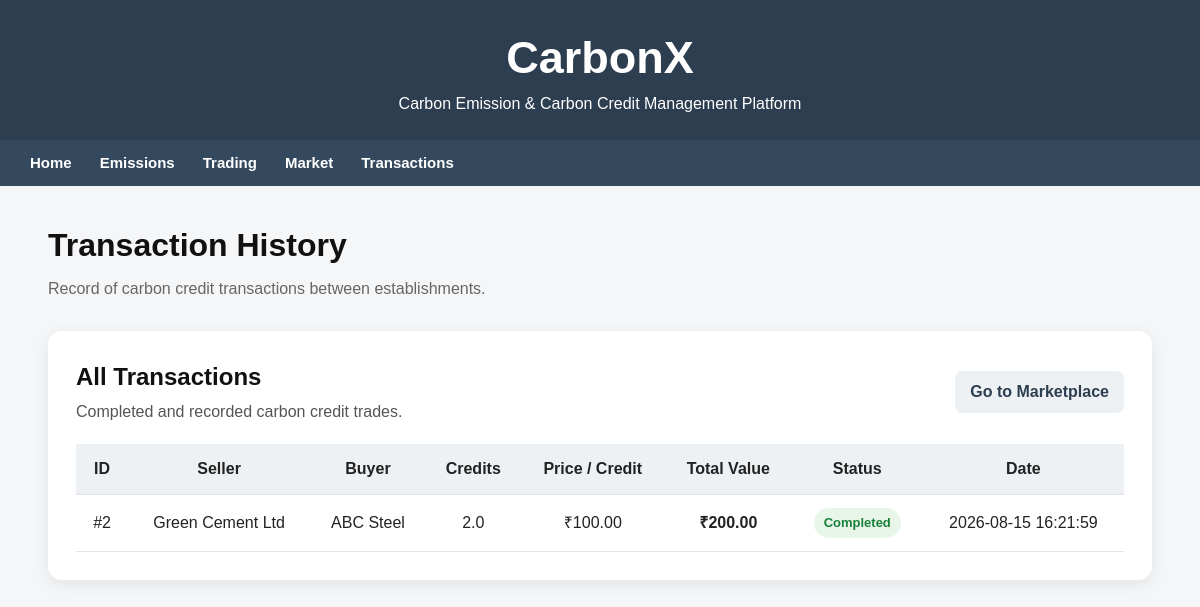
Page /transactions on the earlier database version.
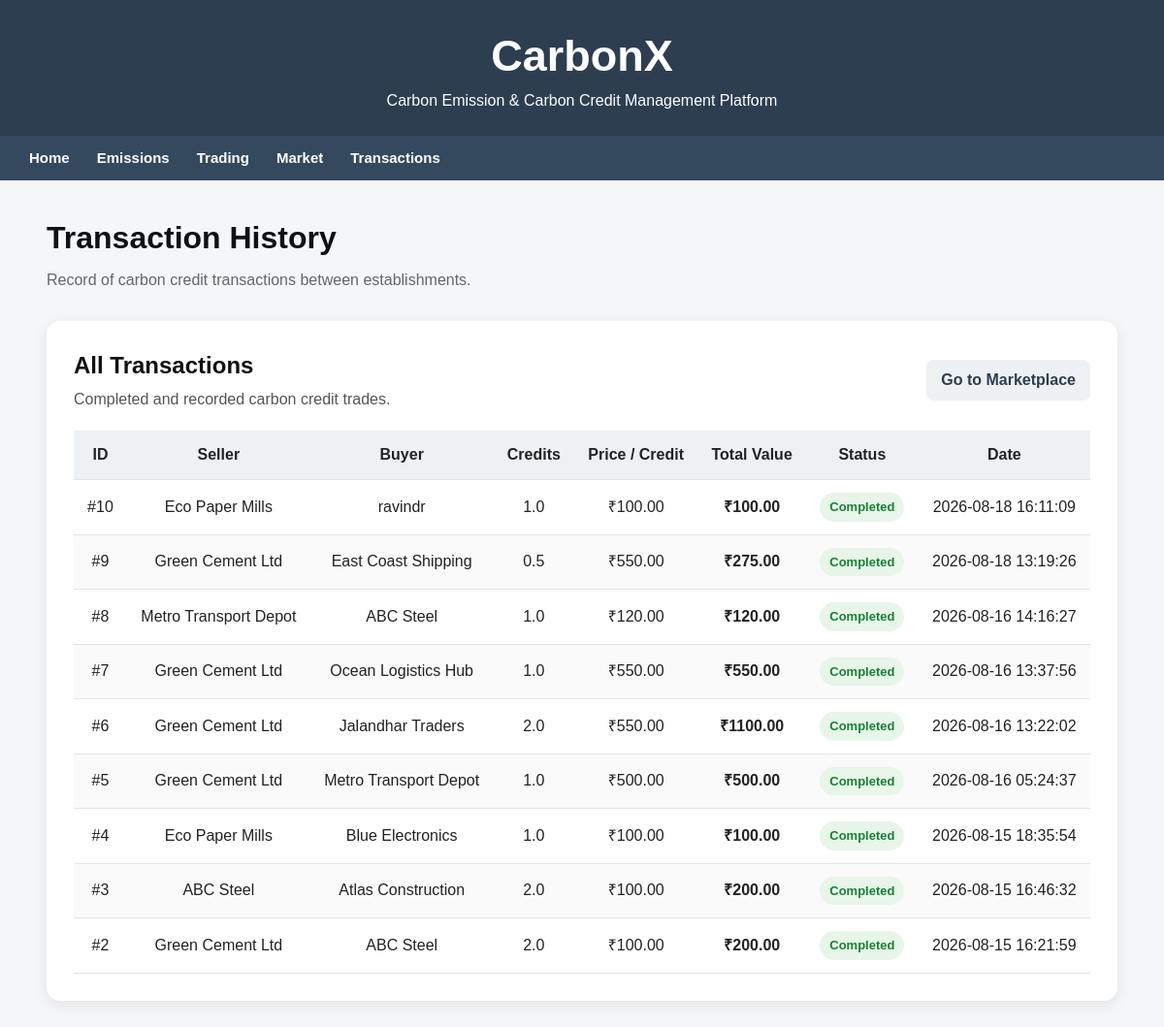
Same page on the later database version.
### tables this page shows
CREATE TABLE Credit_Transaction (transaction_id INTEGER PRIMARY KEY AUTOINCREMENT, seller_est_id INTEGER NOT NULL, buyer_est_id INTEGER NOT NULL, credit_amount REAL NOT NULL CHECK(credit_amount > 0), price_per_credit REAL NOT NULL CHECK(price_per_credit >= 0), total_amount REAL NOT NULL CHECK(total_amount >= 0), status TEXT NOT NULL DEFAULT 'Completed', created_at TEXT DEFAULT CURRENT_TIMESTAMP, FOREIGN KEY(seller_est_id) REFERENCES Establishment(est_id), FOREIGN KEY(buyer_est_id) REFERENCES Establishment(est_id), CHECK(seller_est_id <> buyer_est_id));

CREATE TABLE Establishment (    est_id INTEGER PRIMARY KEY AUTOINCREMENT,    est_name TEXT NOT NULL,    est_type TEXT,    location TEXT);

### app.py (the view)
@app.route("/transactions")
def transactions():
    conn = get_db()
    transactions = conn.execute("""
        SELECT ct.transaction_id,
               s.est_name AS seller,
               b.est_name AS buyer,
               ct.credit_amount,
               ct.price_per_credit,
               ct.total_amount,
               ct.status,
               ct.created_at
        FROM Credit_Transaction ct
        JOIN Establishment s ON ct.seller_est_id = s.est_id
        JOIN Establishment b ON ct.buyer_est_id = b.est_id
        ORDER BY ct.created_at DESC
    """).fetchall()
    conn.close()
    return render_template("transactions.html", transactions=transactions)

### app.py (called while the page is built)
def get_db():
    conn = sqlite3.connect("cc.db")
    conn.row_factory = sqlite3.Row
    return conn

### templates/transactions.html (shortened to what this page needs)
{% extends "base.html" %}
{% block content %}
<div class="page-header">
    <h1>Transaction History</h1>
    <p>Record of carbon credit transactions between establishments.</p>
</div>
<div class="data-card">
    <div class="card-header">
        <div>
            <h2>All Transactions</h2>
            <p>Completed and recorded carbon credit trades.</p>
        </div>
        <a href="/trade" class="secondary-button">
            Go to Marketplace
        </a>
    </div>
    {% if transactions %}
    <div class="table-container">
        <table>
            <thead>
                <tr>
                    <th>ID</th>
                    <th>Seller</th>
                    <th>Buyer</th>
                    <th>Credits</th>
                    <th>Price / Credit</th>
                    <th>Total Value</th>
                    <th>Status</th>
                    <th>Date</th>
                </tr>
            </thead>
            <tbody>
                {% for transaction in transactions %}
                <tr>
                    <td>
                        #{{ transaction.transaction_id }}
                    </td>
                    <td>
                        {{ transaction.seller }}
                    </td>
                    <td>
                        {{ transaction.buyer }}
                    </td>
                    <td>
                        {{ transaction.credit_amount }}
                    </td>
                    <td>
                        ₹{{ "%.2f"|format(transaction.price_per_credit) }}
                    </td>
                    <td>
                        <strong>
                            ₹{{ "%.2f"|format(transaction.total_amount) }}
                        </strong>
                    </td>
                    <td>
                        <span class="status-badge">
                            {{ transaction.status }}
                        </span>
                    </td>
                    <td>
                        {{ transaction.created_at }}
                    </td>
                </tr>
                {% endfor %}
            </tbody>
        </table>
    </div>
    {% endif %}
</div>
{% endblock %}

### templates/base.html (shortened to what this page needs)
<!DOCTYPE html>
<html>
<head>
    <link rel="stylesheet" href="/static/style.css">
</head>
<body>
<header>
    <h1>CarbonX</h1>
    <p1>Carbon Emission & Carbon Credit Management Platform</p1>
</header>
<nav>
    <a href="/">Home</a>
    <a href="/emissions">Emissions</a>
    <a href="/trade">Trading</a>
    <a href="/market">Market</a>
    <a href="/transactions">Transactions</a>
</nav>
<div class="container">
{% block content %}
{% endblock %}
</div>
</body>
</html>

### static/style.css (style rules this page uses)
* { box-sizing: border-box; }
body { margin: 0; font-family: Arial, sans-serif; background: #f5f6f8; color: #222; line-height: 1.5; }
header { background: #2c3e50; color: #fff; padding: 24px 30px; text-align: center; }
header h1 { margin: 0; font-size: 45px; color: #fff; }
header p1 { color: #fff; }
nav { background: #34495e; padding: 12px 30px; display: flex; gap: 28px; align-items: center; }
nav a { color: #fff; text-decoration: none; font-size: 15px; font-weight: 600; }
.container { width: min(1200px, 92%); margin: 35px auto; padding: 0; }
h1, h2, h3 { color: #111; }
h1, h2 { margin-top: 0; }
p { color: #555; }
table { width: 100%; border-collapse: collapse; background: #fff; }
table th, table td { border-bottom: 1px solid #e1e4e8; padding: 13px 14px; text-align: center; }
table th { background: #eef1f3; font-weight: 700; }
table tr:nth-child(even) { background: #fafafa; }
.table-container { width: 100%; overflow-x: auto; }
.page-header { margin-bottom: 30px; }
.page-header h1 { margin-bottom: 8px; }
.page-header p, .section-subtitle { color: #666; margin-top: 0; }
.trade-card, .data-card { background: #fff; padding: 28px; border-radius: 14px; box-shadow: 0 4px 15px rgba(0, 0, 0, 0.08); }
.trade-card h2, .data-card h2 { margin-top: 0; }
.secondary-button { display: inline-block; text-decoration: none; background: #eef1f3; color: #2c3e50; padding: 9px 15px; border-radius: 7px; font-weight: 600; }
.data-card { margin-bottom: 30px; }
.card-header { display: flex; justify-content: space-between; align-items: center; gap: 20px; margin-bottom: 20px; }
.card-header h2 { margin-bottom: 5px; }
.card-header p { margin: 0; }
.status-badge { display: inline-block; padding: 5px 10px; border-radius: 20px; background: #e8f5e9; color: #188038; font-weight: 700; font-size: 13px; }

Differences in the rows shown:
added Credit_Transaction: price_per_credit "100.00", total_amount "100.00"
added Credit_Transaction: price_per_credit "550.00", total_amount "275.00"
added Credit_Transaction: price_per_credit "120.00", total_amount "120.00"
added Credit_Transaction: price_per_credit "550.00", total_amount "550.00"
added Credit_Transaction: price_per_credit "550.00", total_amount "1100.00"
added Credit_Transaction: price_per_credit "500.00", total_amount "500.00"
added Credit_Transaction: price_per_credit "100.00", total_amount "100.00"
added Credit_Transaction: price_per_credit "100.00", total_amount "200.00"
